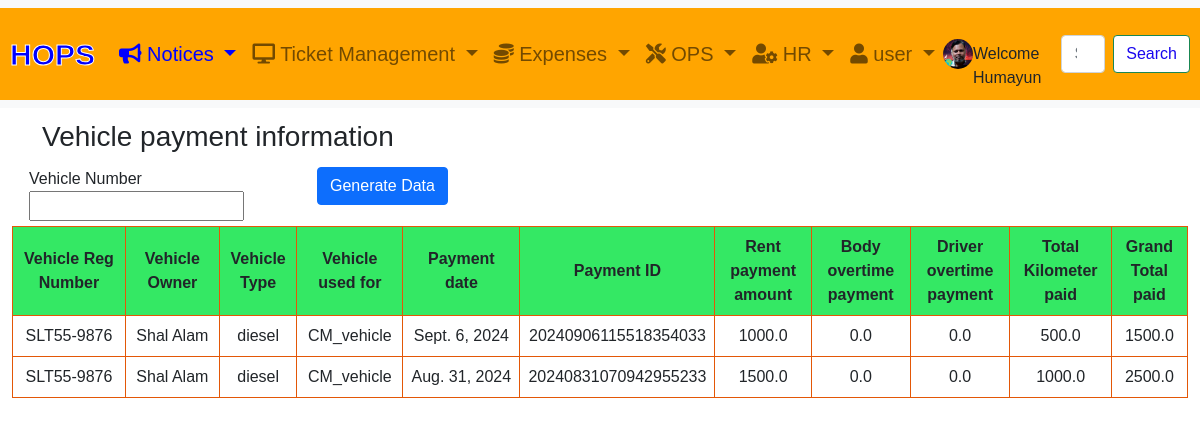
/vehicle/view_vehicle_payment/ (signed in), run on the app's committed database.
### account/models.py (models this page shows, shortened)
class Customer(AbstractBaseUser, PermissionsMixin):
    employee = models.ForeignKey('employee.EmployeeModel', related_name='employee_data', on_delete=models.CASCADE, null=True, blank=True)
    email = models.EmailField(_('email address'), unique=True)
    name = models.CharField(max_length=150)
    mobile = models.CharField(max_length=20, blank=True)
    is_active = models.BooleanField(default=False)
    is_staff = models.BooleanField(default=False)
    created = models.DateTimeField(auto_now_add=True)
    updated = models.DateTimeField(auto_now=True)
    profile_picture = models.ImageField(upload_to='profile_pictures/', blank=True, null=True)
    groups = models.ManyToManyField(
        Group,
        related_name='customer_set',
        blank=True,
        help_text=_("The groups this user belongs to."),
        verbose_name=_("groups"),
    )
    user_permissions = models.ManyToManyField(
        Permission,
        related_name='customer_set',
        blank=True,
        help_text=_("Specific permissions for this user."),
        verbose_name=_("user permissions"),
    )
    USER_LEVEL_CHOICES = [
        ('general_user', 'General_User'),
        ('first_level', 'First Level Manager'),
        ('second_level', 'Second Level Manager'),
        ('third_level', 'Third Level Manager'),
        ('external', 'External'),
    ]
    manager_level = models.CharField(max_length=20, choices=USER_LEVEL_CHOICES, default='general_user')
    objects = CustomAccountManager()
    USERNAME_FIELD = 'email'
    REQUIRED_FIELDS = ['name']
    class Meta:
        verbose_name = "Accounts"
        verbose_name_plural = "Accounts"

### vehicle/models.py (models this page shows, shortened)
class VehicleRentalCost(models.Model):
    region = models.CharField(max_length=100,choices=REGION_CHOICES,null=True,blank=True)
    zone = models.CharField(max_length=100,choices=ZONE_CHOICES,null=True,blank=True)
    mp = models.CharField(max_length=100,choices=MP_CHOICES,null=True,blank=True)
    vehicle_rent_paid_id = models.CharField(max_length=50, default='None')
    vehicle_rent_paid = models.FloatField(default=0.0, null=True, blank=True)
    vehicle_body_overtime_paid = models.FloatField(default=0.0, null=True, blank=True)
    vehicle_driver_overtime_paid =models.FloatField(default=0.0, null=True, blank=True)
    vehicle_kilometer_paid =models.FloatField(default=0.0, null=True, blank=True)
    vehicle_total_paid = models.FloatField(default=0.0, null=True, blank=True)
    vehicle = models.ForeignKey(AddVehicleInfo, related_name='vehiclerent_info', on_delete=models.CASCADE)
    comments = models.TextField(max_length=50, default='None',null=True,blank=True)
    created_at = models.DateField(default=timezone.now)

class AddVehicleInfo(models.Model):
    region = models.CharField(max_length=100,choices=REGION_CHOICES,null=True,blank=True)
    zone = models.CharField(max_length=100,choices=ZONE_CHOICES,null=True,blank=True)
    mp = models.CharField(max_length=100,choices=MP_CHOICES,null=True,blank=True)
    vehicle_id = models.CharField(max_length=50, default='None')
    vehicle_add_requester = models.ForeignKey(Customer, related_name='vehicle_add_user', on_delete=models.CASCADE)
    vehicle_owner_name= models.CharField(max_length=50, default='None')
    vehilce_owner_mobile_number = models.CharField(max_length=50, default='None')
    vehicle_owner_address = models.TextField(default='None')
    vehicle_owner_company_name = models.CharField(max_length=50, default='None')
    vehicle_reg_number = models.CharField(max_length=50, default='None')
    vehicle_kilometer_commit_per_liter = models.DecimalField(max_digits=10, decimal_places=2,null=True, blank=True)
    vehicle_money_commit_per_kilometer_gasoline = models.DecimalField(max_digits=10, decimal_places=2,null=True, blank=True)
    vehicle_money_commit_per_kilometer_CNG = models.DecimalField(max_digits=10, decimal_places=2,null=True, blank=True)
    vehicle_max_kilometer_CNG = models.DecimalField(max_digits=10, decimal_places=2,null=True, blank=True)
    vehicle_body_overtime_rate = models.DecimalField(max_digits=10, decimal_places=2,null=True, blank=True)
    vehicle_driver_overtime_rate = models.DecimalField(max_digits=10, decimal_places=2,null=True, blank=True)
    vehicle_joining_date = models.DateField(default=timezone.now)
    vehicle_cancel_date = models.DateField(null=True, blank=True, default=None)
    vehicle_supporting_documents = models.FileField(upload_to='vehicle_supporting_documents/', null=True, blank=True)
    vehicle_fuel_type_choices=[
        ('diesel','diesel'),
        ('octane', 'octane'),
        ('cng','cng'),
        ('taka','taka'),
    ]
    vehicle_fuel_type = models.CharField(max_length=50, choices=vehicle_fuel_type_choices, default='None')
    vehicle_fuel_unit_price = models.DecimalField(max_digits=10, decimal_places=2,null=True, blank=True)
    vehicle_brand_choices=[
        ('toyota_pickup_single','toyota_pickup_single'),
        ('nissan_pickup_single', 'nissan_pickup_single'),
        ('tata_pickup_single','tata_pickup_single'),
        ('toyota_pickup_double','toyota_pickup_double'),
        ('nissan_pickup_double', 'nissan_pickup_double'),
        ('tata_pickup_double','tata_pickup_double'),
        ('toyota_private_car','toyota_private_car'),
        ('toyota_microbus','toyota_microbus'),
        ('others','others')
    ]
    vehicle_brand_name = models.CharField(max_length=50, choices= vehicle_brand_choices,default='None')
    rental_category_choices =[
        ('monthly','monthly'),
        ('daily','daily')
    ]
    vehicle_rental_category = models.CharField(max_length=50, choices=rental_category_choices, default='None')
    vehicle_hour_contact_choices=[
        ('12 hours','12 hour'),
        ('24 hours','24 hours')
    ]
    vehicle_hour_contact = models.CharField(max_length=100,choices=vehicle_hour_contact_choices,null=True,blank=True)
    vehicle_rental_type_choices=[
        ('permanent','permanent'),
        ('adhoc','adhoc')
    ]
    vehicle_rental_type = models.CharField(max_length=50, choices=vehicle_rental_type_choices,null=True,blank=True, default='None')
    vehicle_rent = models.DecimalField(max_digits=10, decimal_places=2,null=True, blank=True)
    vehicle_rent_per_day = models.DecimalField(max_digits=10, decimal_places=2,null=True, blank=True)
    vehicle_operational_mode_choices =[
        ('CM_vehicle','CM_vehicle'),
        ('PM_vehicle','PM_vehicle'),
        ('others','others')
        ]
    vehicle_operational_mode = models.CharField(max_length=50,choices=vehicle_operational_mode_choices, default='None')
    vehicle_status_choice =[
       ('active','active'),
       ('cancel','cancel')
    ]
    vehicle_status = models.CharField(max_length=50, choices=vehicle_status_choice,default='None')
    created_at = models.DateField(default=timezone.now)

### vehicle/views.py (the view)
# urls.py: path('view_vehicle_payment/', views.view_vehicle_payment, name='view_vehicle_payment'),
@login_required
def view_vehicle_payment(request):
    vehicle_payment_data = VehicleRentalCost.objects.all().order_by('-created_at')
    vehicle_number=None
    form = vehicleSummaryReportForm(request.GET or None)
    if form.is_valid():
        vehicle_number = form.cleaned_data.get('vehicle_number')
    if vehicle_number:
        vehicle_payment_data=vehicle_payment_data.filter(vehicle__vehicle_reg_number=vehicle_number)
    form = vehicleSummaryReportForm()
    return render(request, 'vehicle/view_vehicle_payment.html', {'vehicle_payment_data': vehicle_payment_data,'form':form})

### templates/vehicle/view_vehicle_payment.html (shortened to what this page needs)
{% extends "base.html" %}
{% load static %}
{% block content %}
    <h3> Vehicle payment information</h3>
    <div class="container-fluid main-content  ">
        <div class="row">
            <div class="col-xl-12">
                <form method="GET" action="{% url 'vehicle:view_vehicle_payment' %}">
                    <div class="container-fluid">
                        <div class="row row-cols-2 row-cols-md-4">
                            <div class="col" style="padding:5px;"> Vehicle Number {{ form.vehicle_number }} </div>
                             <div class="col" style="padding:5px;"> <button type="submit" class='btn btn-primary'>Generate Data</button></div>
                         </div>
                    </div>
                </form>
            </div>
            <div class="col-xl-12">
                <table>
                    <thead>
                        <tr>
                            <th class="text-center p-2">Vehicle Reg Number</th>
                            <th class="text-center p-2">Vehicle Owner</th>
                            <th class="text-center p-2">Vehicle Type</th>
                            <th class="text-center p-2">Vehicle used for</th>
                            <th class="text-center p-2">Payment date</th>
                            <th class="text-center p-2">Payment ID</th>
                            <th class="text-center p-2">Rent payment amount</th>
                            <th class="text-center p-2">Body overtime payment</th>
                            <th class="text-center p-2">Driver overtime payment </th>
                            <th class="text-center p-2">Total Kilometer paid </th>
                            <th class="text-center p-2">Grand Total paid </th>
                        </tr>
                    </thead>
                    {% for payment in vehicle_payment_data  %}
                    <tbody>
                        <tr>
                            <td class="text-center p-2" style="white-space: nowrap;">{{ payment.vehicle.vehicle_reg_number }}</td>
                            <td class="text-center p-2" style="white-space: nowrap;">{{ payment.vehicle.vehicle_owner_name}}</td>
                            <td class="text-center p-2" style="white-space: nowrap;">{{ payment.vehicle.vehicle_fuel_type }}</td>
                            <td class="text-center p-2" style="white-space: nowrap;">{{ payment.vehicle.vehicle_operational_mode}}</td>
                            <td class="text-center p-2" style="white-space: nowrap;">{{ payment.created_at}}</td>
                            <td class="text-center p-2" style="white-space: nowrap;">{{ payment.vehicle_rent_paid_id }}</td>
                            <td class="text-center p-2" style="white-space: nowrap;">{{ payment.vehicle_rent_paid }}</td>
                            <td class="text-center p-2" style="white-space: nowrap;">{{ payment.vehicle_body_overtime_paid  }}</td>
                            <td class="text-center p-2" style="white-space: nowrap;">{{ payment.vehicle_driver_overtime_paid}}</td>
                            <td class="text-center p-2" style="white-space: nowrap;">{{ payment.vehicle_kilometer_paid}}</td>
                            <td class="text-center p-2" style="white-space: nowrap;">{{ payment.vehicle_total_paid}}</td>
                        </tr>
                    </tbody>
                    {% endfor %}
                </table>
            </div>
        </div>
    </div>
    <div class="col" style="height:1200px"></div>
{% endblock %}

### templates/base.html (shortened to what this page needs)
<!DOCTYPE html>
<html lang="en">
<head>
<link href="https://cdn.jsdelivr.net/npm/bootstrap@5.0.0-beta3/dist/css/bootstrap.min.css" rel="stylesheet">
<link rel="stylesheet" href="https://cdnjs.cloudflare.com/ajax/libs/font-awesome/5.15.3/css/all.min.css">
<link href="https://cdnjs.cloudflare.com/ajax/libs/select2/4.0.13/css/select2.min.css" rel="stylesheet">
<link href="https://cdnjs.cloudflare.com/ajax/libs/bootstrap-datepicker/1.9.0/css/bootstrap-datepicker.min.css" rel="stylesheet">
<link href="https://cdnjs.cloudflare.com/ajax/libs/bootstrap-timepicker/0.5.2/css/bootstrap-timepicker.min.css" rel="stylesheet">
        <link rel="stylesheet" href="https://code.jquery.com/ui/1.12.1/themes/base/jquery-ui.css">
        <link rel="stylesheet" href="https://cdn.jsdelivr.net/npm/timepicker@1.11.14/jquery.timepicker.min.css">
</head>
<body>
    {% if user.is_authenticated %}
    <nav class="navbar navbar-expand-lg navbar-light bg-light navbar-fixed-top">
        <div class="container-fluid custom_navbar">
            <a class="navbar-brand menu-color" style="color:blue; font-size:30px;font-family: Helvetica;" href="{% url 'tickets:dash_board' %}">HOPS</a>
            <div class="collapse navbar-collapse" id="navbarSupportedContent">
                <ul class="navbar-nav me-auto mb-2 mb-lg-0">
                    <li class="nav-item dropdown">
                        <a class="nav-link dropdown-toggle menu-color" style="color: blue;" href="#" id="navbarDropdown" role="button" data-bs-toggle="dropdown" aria-expanded="false">
                            <i class="fa fa-bullhorn" aria-hidden="true"></i> Notices
                        </a>
                    </li>
                    <li class="nav-item dropdown">
                        <a class="nav-link dropdown-toggle menu-color"href="#" id="navbarDropdown" role="button" data-bs-toggle="dropdown" aria-expanded="false">
                            <i class="fa fa-desktop" aria-hidden="true"></i> Ticket Management
                        </a>
                    </li>
                    <li class="nav-item dropdown">
                        <a class="nav-link dropdown-toggle menu-color"href="#" id="navbarDropdown" role="button" data-bs-toggle="dropdown" aria-expanded="false">
                            <i class="fas fa-coins"></i>  Expenses
                        </a>
                    </li>
                    <li class="nav-item dropdown">
                        <a class="nav-link dropdown-toggle menu-color"href="#" id="navbarDropdown" role="button" data-bs-toggle="dropdown" aria-expanded="false">
                            <i class="fas fa-tools"></i>  OPS
                        </a>
                    </li>
                    <li class="nav-item dropdown">
                        <a class="nav-link dropdown-toggle menu-color"href="#" id="navbarDropdown" role="button" data-bs-toggle="dropdown" aria-expanded="false">
                            <i class="fas fa-user-cog"></i>  HR
                        </a>
                    </li>
                    <li class="nav-item dropdown">
                        <a class="nav-link dropdown-toggle menu-color"href="#" id="navbarDropdown" role="button" data-bs-toggle="dropdown" aria-expanded="false">
                            <i class="fas fa-user"></i>  user
                        </a>
                    </li>
                </ul>
                    {% if user.is_authenticated %}
                    <a href="{% url 'account:update_profile_picture' user.id %}">
                        {% if profile_picture_url %}
                            <img src="{{ profile_picture_url }}" style="height: 30px; width: 30px; border-radius: 50%;">
                        {% else %}
                        <i class="fas fa-user-circle" aria-hidden="true" style="font-size: 25px; color:white"></i>
                        {% endif %} </a>
                        <br>
                       Welcome {{ request.user.name }}
                {% else %}
                    <a href="{% url 'account:login' %}" style="color:white;">
                        <i class="fas fa-user-circle" aria-hidden="true" style="font-size: 30px;"></i>
                    </a>
                {% endif %}
                    <form class="d-flex" method="GET" action="{% url 'tickets:search_all' %}" style="margin-left:20px">
                    <input class="form-control me-2" type="search" placeholder="Search" aria-label="Search" name="q">
                    <button class="btn btn-outline-success" type="submit" style="color:rgb(26, 7, 239);background:white">Search</button>
                </form>
            </div>
        </div>
    </nav>
{% endif %}
   <div class="col" style="height:120px"></div>
    <div class="container">
        {% block content %}
        {% endblock %}
    </div>
</body>
</html>

### data on the page
Customer: user.name "Humayun"
VehicleRentalCost: vehicle.vehicle_reg_number "SLT55-9876", vehicle.vehicle_owner_name "Shal Alam", vehicle.vehicle_fuel_type "diesel", vehicle.vehicle_operational_mode "CM_vehicle", created_at "Sept. 6, 2024", vehicle_rent_paid_id "20240906115518354033", vehicle_rent_paid "1000.0", vehicle_body_overtime_paid "0.0", vehicle_driver_overtime_paid "0.0", vehicle_kilometer_paid "500.0", vehicle_total_paid "1500.0"
VehicleRentalCost: vehicle.vehicle_reg_number "SLT55-9876", vehicle.vehicle_owner_name "Shal Alam", vehicle.vehicle_fuel_type "diesel", vehicle.vehicle_operational_mode "CM_vehicle", created_at "Aug. 31, 2024", vehicle_rent_paid_id "20240831070942955233", vehicle_rent_paid "1500.0", vehicle_body_overtime_paid "0.0", vehicle_driver_overtime_paid "0.0", vehicle_kilometer_paid "1000.0", vehicle_total_paid "2500.0"
